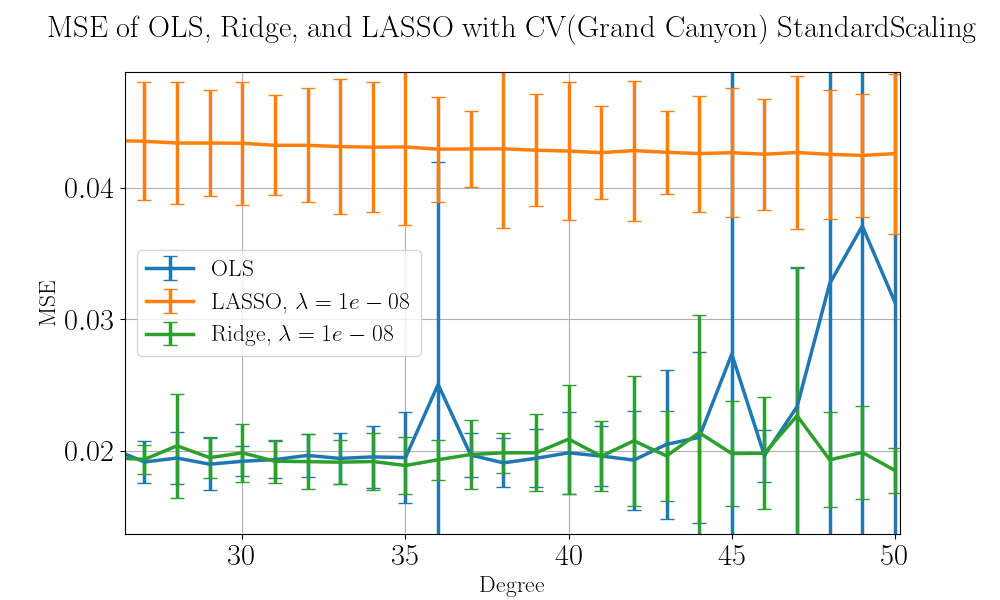
#> input picture Project1/Python/Figures/Terrain/MSE_GrandCan_standardScaling_50_zoomed.png, 1000 x 600 px, given in place of GrandCanyon.tif, which was not available
$ python TerrainMetrics.py
#> lines starting #> are read from the running program, lines starting #| are printed output that depends on the picture; pictures that were not available may be replaced by others from this repository, and a replacement may not be noted
### Project1/Python/utils.py
import numpy as np
import matplotlib.pyplot as plt
import rasterio
import time
import imageio.v2 as imageio

from matplotlib import cm
from matplotlib.ticker import LinearLocator, FormatStrFormatter
from pathlib import Path
from sklearn import linear_model
from sklearn.metrics import mean_squared_error, r2_score
from sklearn.preprocessing import StandardScaler, MinMaxScaler
from sklearn.model_selection import train_test_split
from sklearn.utils import resample

np.random.seed(4) # As every file imports this file, if we need to test a seed, we do it from here

# Latex fonts
def latex_fonts():
    plt.rcParams['text.usetex'] = True
    plt.rcParams['axes.titlepad'] = 25

    plt.rcParams.update({
        'font.family' : 'euclid',
        'font.weight' : 'bold',
        'font.size': 17,       # General font size
        'axes.labelsize': 17,  # Axis label font size
        'axes.titlesize': 22,  # Title font size
        'xtick.labelsize': 22, # X-axis tick label font size
        'ytick.labelsize': 22, # Y-axis tick label font size
        'legend.fontsize': 17, # Legend font size
        'figure.titlesize': 25 # Figure title font size
    })

class Franke:

    # [28 lines left out: functions __init__, franke, not called in this run]

class PolynomialRegression:

    def __init__(self, regr_model:str, deg_max:int, data:list, lmbdas=None, scaling="Unscaled", max_iter=int(1e5), tol=1e-1,
                 test_size_percentage=0.25, random_state=4, start_training=True):
        """
        Parameters
            * regr_model:                   regression model of choice (OLS, LASSO or RIDGE)
            * deg_max:                      maximum polynomial degree
            * data:                         list on the form [x,y,z]
            * lmbdas (None):                lambda values, in case of LASS or RIDGE
            * scaling (Unscaled):         scaling type, by default no scaling, possible values: ['Unscaled', 'MINMAX', 'StandardScaling']
            * max_iter (1e5):               for LASSO only: max number of iterations
            * tol (1e-1):                   for LASSO only: tolerance
            * test_size_percentage (0.25):  percentage of data beeing used for testing
            * random_state (4):             keyword argument for sklearn.model_selection.train_test_split, useful to keep fixed to analyze data over multiple runs
            * start_training (True):        if True; start training on data
        """
        self.test_size_percentage = test_size_percentage
        self.random_state = random_state

        self.deg_max = deg_max; self.lmbdas = lmbdas

        self.x, self.y, self.z = data

        self.degrees = np.arange(1, deg_max+1)

        #### Finding type of regresion model:
        if regr_model.upper() == "OLS":
            def correct_regr_model(X_train, X_test, z_train, z_test, lmbda):
                return self.OLS_fit(X_train, X_test, z_train, z_test)
            self.regr_model = correct_regr_model
            self._regr_model_name = "OLS"

        elif regr_model.upper() == "LASSO":
            LASSO = LASSO_fit(max_iter, tol)
            self.regr_model = LASSO
            self._regr_model_name = "LASSO"


        elif regr_model.upper() == "RIDGE":
            self.regr_model = self.Ridge_fit
            self._regr_model_name = "Ridge"

        else:
            raise ValueError(f"Does not recognize reg-method: {regr_model}")

        #### Scaling type:
        self.scale_data(np.zeros((1,1)), np.zeros((1,1)), np.zeros(1), np.zeros(1), scaling) # Testing function call

        self.scaling = scaling
        self.y_tilde = []; self.y_pred = []
        if start_training:
            self.train()

    # [336 lines left out: functions MSE, R2, train, Ridge_fit, OLS_fit, predict_on_grid and 4 more, not called in this run]

    @staticmethod
    def Design_Matrix(x:np.ndarray, y:np.ndarray, p:int) -> np.ndarray:
        """
        Creates a polynomial design matrix up to degree 'deg' for 2D-data
        """
        N = len(x)                          # Number of data points
        num_cols = (p + 1) * (p + 2) // 2   # Number of columns

        X = np.zeros((N, num_cols))         # Initialize the design matrix

        col_idx = 0
        for degree in range(p + 1):
            for k in range(degree + 1):
                X[:, col_idx] = (x ** (degree - k)) * (y ** k)
                col_idx += 1

        return X

    @staticmethod
    def scale_data(X_train, X_test, y_train, y_test, scaler_type="StandardScaler", b=1, a=0):
        """
        Scales data using sklearn.preprocessing. Currently only supports standard scaling and min-max scaling.
        """
        if scaler_type.upper() == "STANDARDSCALER" or scaler_type.upper() == "STANDARDSCALING":
            scaler_X = StandardScaler()
            scaler_y = StandardScaler()
        elif scaler_type.upper() == "UNSCALED":
            return X_train, X_test, y_train, y_test
        elif scaler_type.upper() in ["MINMAX", "MIN_MAX"]:
            scaler_X = MinMaxScaler(feature_range=(a, b))
            scaler_y = MinMaxScaler(feature_range=(a, b))

        elif scaler_type.upper() == "UNSCALED":
            return X_train, X_test, y_train, y_test

        else:
            raise ValueError(f"Did not recognize: {scaler_type}")
        # Fit on training data and transform both training and testing sets
        X_train_scaled = scaler_X.fit_transform(X_train)
        X_test_scaled = scaler_X.transform(X_test)

        # Scale target values
        y_train_scaled = scaler_y.fit_transform(y_train.reshape(-1, 1)).flatten()
        y_test_scaled = scaler_y.transform(y_test.reshape(-1, 1)).flatten()

        return X_train_scaled, X_test_scaled, y_train_scaled, y_test_scaled

    ############# Error-measure functions #############
    # [23 lines left out: functions MSE, R2, Ridge_Reg, not called in this run]

# Introduced as a class in the case of experimenting with maximum number of iterations and fit-tolerance
class LASSO_fit:

    def __init__(self, max_iter=int(1e5), tol=1e-1):
        """
        Parameters
            * max_itr:      max iterations
            * tol:          fit-tolerance
        """
        self.max_iter = max_iter; self.tol = tol

    # [18 lines left out: function __call__, not called in this run]

LASSO_default = LASSO_fit() # Usually used


############# Terrain-data #############

# [158 lines left out: functions get_latitude_and_conversion, read_terrain, plot_terrain, surface_3D, save_plt, not called in this run]

### Project1/Python/TerrainMetrics.py
import numpy as np
import matplotlib.pyplot as plt
import imageio.v2 as imageio
from utils import *

# Define terrain files
files = {
    'Grand Canyon': 'Data/GrandCanyon.tif',
    'Mount Everest': 'Data/Everest.tif'
}
# Plot
np.random.seed(42)
latex_fonts()
save = True; overwrite = True
run_CV = False; run_log = True

folder = "Figures/Terrain"

################ Scaling options ################
additional_description = "Unscaled"
# additional_description = "MINMAX"
additional_description = "StandardScaling"

# Setup
deg_max = 30; deg_max_cv = 30
degrees = np.arange(1, deg_max + 1); degrees_cv = np.arange(1, deg_max_cv + 1)
lmbdas = [1e-9]
k = 10

N = 30

# For lmbda-log plot:
log_lambda_start = -10
log_lambda_stop = -1
lambda_num = 100
deg_analysis = 23

lmbdadas = np.logspace(log_lambda_start, log_lambda_stop, lambda_num)

MSE_train_array_Ridge = np.zeros(lambda_num); MSE_train_array_LASSO = np.zeros(lambda_num)
MSE_test_array_Ridge = np.zeros(lambda_num); MSE_test_array_LASSO = np.zeros(lambda_num)
R2_train_array_Ridge = np.zeros(lambda_num); R2_train_array_LASSO = np.zeros(lambda_num)
R2_test_array_Ridge = np.zeros(lambda_num); R2_test_array_LASSO = np.zeros(lambda_num)

# Iterate through terrain files
for name, file in files.items():
    terrain = imageio.imread(file)
#> terrain is the input picture: shape (600, 1000, 4); mean R, G, B, A 243.5, 244.2, 240.6, 255

    # Using a subset of the terrain data:
    terrain_subset = terrain[:N, :N] # Tested on this as well, a square of the data
#> terrain_subset: shape (30, 30, 4); every value is 255
    # Better to instead skip every:
    terrain_subset = terrain[::int(terrain.shape[0]/N), ::int(terrain.shape[1]/N)]
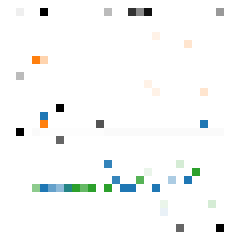
#> terrain_subset: shape (30, 31, 4) (shown 8 times larger); mean R, G, B, A 248.1, 249.6, 249.1, 255

    z_shape = np.shape(terrain_subset)
#> z_shape = (30, 31, 4)
    x = np.linspace(0, 1, z_shape[0])
#> x = 30 values from 0 to 1
    y = np.linspace(0, 1, z_shape[1])
#> y = 31 values from 0 to 1
    x, y = np.meshgrid(x, y)

    # Flattening to make the 2D problem 1D:
    z = terrain_subset.flatten()
#> z = 3720 values, max 255 at index 0, min 0 at index 144, mean 250.5
    x = x.flatten()
    y = y.flatten()
#> y = 930 values from 0 to 1

    if run_CV:
        ########## Reg-models ##########
        OLS = PolynomialRegression("OLS", deg_max_cv, [x,y,z], start_training=True, scaling=additional_description)
        RIDGE = PolynomialRegression("RIDGE", deg_max_cv, [x,y,z], lmbdas=lmbdas, start_training=True, scaling=additional_description)
        LASSO = PolynomialRegression("LASSO", deg_max_cv, [x,y,z], lmbdas=lmbdas, start_training=True, scaling=additional_description,
                                     tol=0.5, max_iter=int(1e6))

        ########## CV-storage ##########
        MSE_OLS_CV   = np.zeros(deg_max_cv);                MSE_OLS_CV_STD   = np.zeros(deg_max_cv)
        MSE_RIDGE_CV = np.zeros((deg_max_cv, len(lmbdas))); MSE_RIDGE_CV_STD = np.zeros((deg_max_cv, len(lmbdas)))
        MSE_LASSO_CV = np.zeros((deg_max_cv, len(lmbdas))); MSE_LASSO_CV_STD = np.zeros((deg_max_cv, len(lmbdas)))

        plt.figure(1, figsize=(10, 6))

        start_time = time.time()
        for i in range(deg_max_cv):
            X = OLS.Design_Matrix(x, y, degrees_cv[i])

            # OLS:
            _, _, MSE_test_mean, MSE_test_STD, _, _, _, _ = OLS.Cross_Validation(X, z, k)
            MSE_OLS_CV[i] = MSE_test_mean; MSE_OLS_CV_STD[i] = MSE_test_STD

            # LASSO/RIDGE:
            for j in range(len(lmbdas)):
                _ , _, MSE_test_mean, MSE_test_STD, _, _, _, _ = RIDGE.Cross_Validation(X, z, k, lmbda=lmbdas[j])
                MSE_RIDGE_CV[i,j] = MSE_test_mean; MSE_RIDGE_CV_STD[i,j] = MSE_test_STD

                _ , _, MSE_test_mean, MSE_test_STD, _, _, _, _ = LASSO.Cross_Validation(X, z, k, lmbda=lmbdas[j])
                MSE_LASSO_CV[i,j] = MSE_test_mean; MSE_LASSO_CV_STD[i,j] = MSE_test_STD

            print(f"CV: {i/deg_max_cv*100:.1f}%, duration: {time.time()-start_time:.2f}s", end="\r")

        print(f"CV: 100.0%, duration: {time.time()-start_time:.2f}s")

        """
        - style: LASSO, -. style: RIDGE, errorbars means CV.
        """
        plt.errorbar(degrees_cv, MSE_OLS_CV, MSE_OLS_CV_STD, label="OLS", capsize=5, lw=2.5)
        for j in range(len(lmbdas)):
            # LASSO:
            plt.errorbar(degrees_cv, MSE_LASSO_CV[:,j], MSE_LASSO_CV_STD[:,j], label=rf"LASSO, $\lambda = {lmbdas[j]}$", capsize=5, lw=2.5)

            # RIDGE:
            plt.errorbar(degrees_cv, MSE_RIDGE_CV[:,j], MSE_RIDGE_CV_STD[:,j], label=rf"Ridge, $\lambda = {lmbdas[j]}$", capsize=5, lw=2.5)

        plt.title(fr"MSE of OLS, Ridge, and LASSO with CV({name}) {additional_description}")
        plt.xlabel("Degree")
        plt.ylabel("MSE")
        plt.grid(True)
        plt.legend()
        # plt.legend(handles=handles, labels=labels)
        if save:
            save_plt(f"{folder}/Terrain_CV_Regression_{name}_{additional_description}_{deg_max}", overwrite=overwrite)

    if run_log:
        RIDGE = PolynomialRegression("RIDGE", deg_max, [x,y,z], lmbdas=lmbdadas, start_training=False)
#> in __init__, `self.x, self.y, self.z = data`: self.x = 930 values, max 1 at index 29, min 0 at index 0, mean 0.5; self.y = 930 values from 0 to 1; self.z has the same summary as z outside __init__
        X_Ridge = PolynomialRegression.Design_Matrix(x, y, deg_analysis)
#> after the loop in Design_Matrix, `for degree in range(p + 1):`:
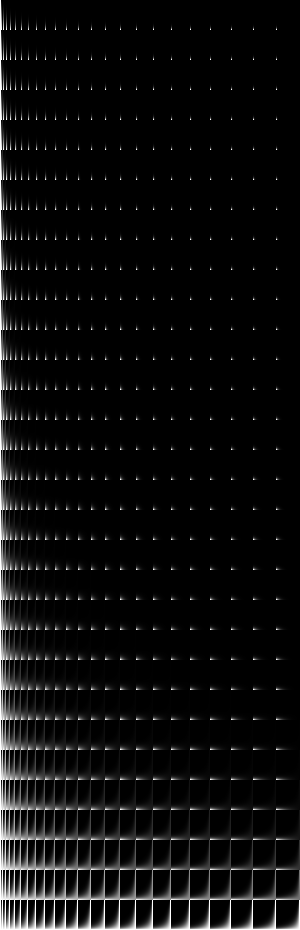
#> X: shape (930, 300) float64; min 0, max 1, mean 0.049

        # Spliting into training and testing and scale:
#> (the run stopped early here; a loop or call above may not have finished)

$ run again, on Project1/Python/Figures/Terrain/Terrain_CV_Regression_Mount_everest_StandardScaling_50.png
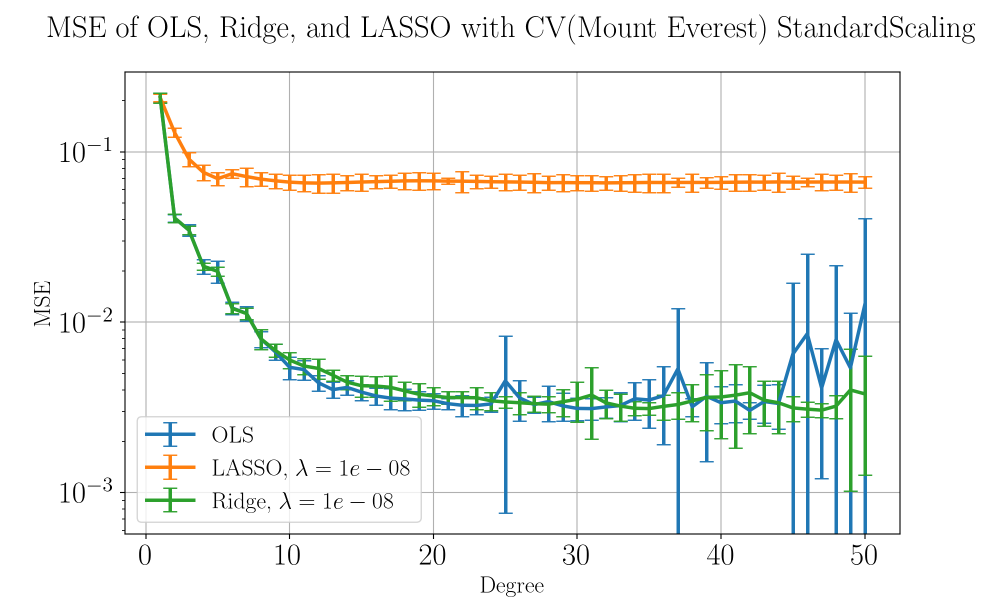
#> input picture Project1/Python/Figures/Terrain/Terrain_CV_Regression_Mount_everest_StandardScaling_50.png, 2000 x 1200 px, given in place of GrandCanyon.tif, which was not available (shown at 1/2 size)
#> terrain is the input picture: shape (1200, 2000, 4); mean R, G, B, A 243.7, 245.6, 243.7, 255
#> `terrain_subset = terrain[::int(terrain.shape[0]/N), ::int(terrain.shap..`:
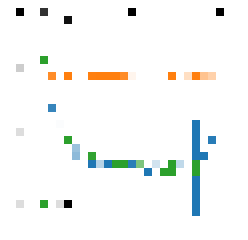
#> terrain_subset: shape (30, 31, 4) (shown 8 times larger); mean R, G, B, A 246.2, 248, 246.6, 255
#> z = 3720 values, max 255 at index 0, min 0 at index 132, mean 248.9
#> self.x = 930 values, max 1 at index 29, min 0 at index 0, mean 0.5; self.y = 930 values from 0 to 1; self.z has the same summary as z outside __init__

$ run again, on Project1/Python/Figures/Terrain/logMSE_GrandCan_standardscaling_35_zoomed.png
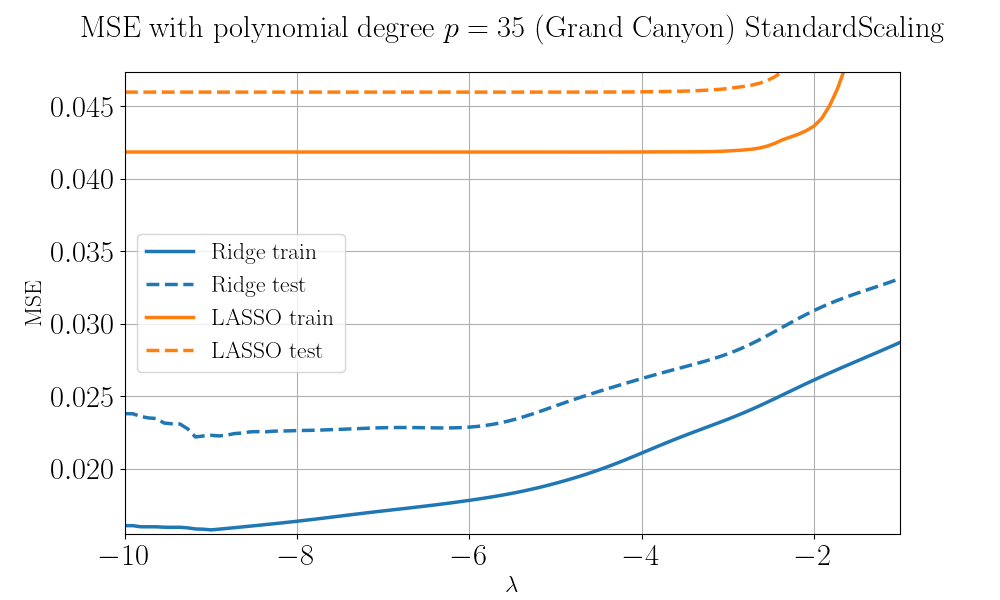
#> input picture Project1/Python/Figures/Terrain/logMSE_GrandCan_standardscaling_35_zoomed.png, 1000 x 600 px, given in place of GrandCanyon.tif, which was not available
#> terrain is the input picture: shape (600, 1000, 4); mean R, G, B, A 248.4, 248.1, 247.8, 255
#> `terrain_subset = terrain[::int(terrain.shape[0]/N), ::int(terrain.shap..`:
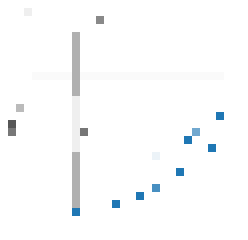
#> terrain_subset: shape (30, 31, 4) (shown 8 times larger); mean R, G, B, A 250.7, 251.5, 252.1, 255
#> z = 3720 values, max 255 at index 0, min 31 at index 1844, mean 252.3
#> self.x = 930 values, max 1 at index 29, min 0 at index 0, mean 0.5; self.y = 930 values from 0 to 1; self.z has the same summary as z outside __init__

$ run again, on Project1/Python/Figures/Terrain/logMSE_MountEver_standardscaling_35_zoomed.png
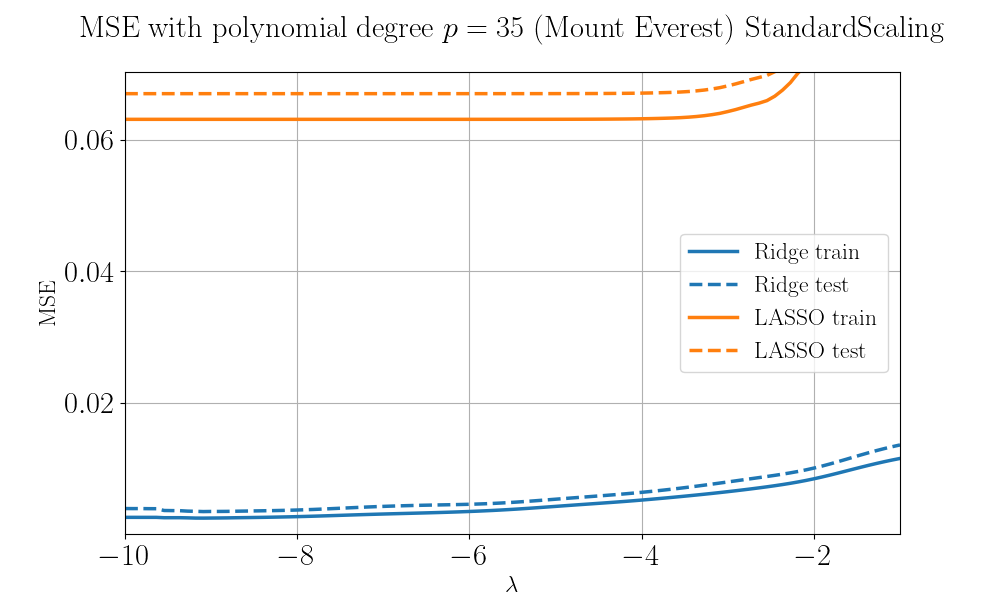
#> input picture Project1/Python/Figures/Terrain/logMSE_MountEver_standardscaling_35_zoomed.png, 1000 x 600 px, given in place of GrandCanyon.tif, which was not available
#> terrain is the input picture: shape (600, 1000, 4); mean R, G, B, A 249.1, 248.9, 248.6, 255
#> `terrain_subset = terrain[::int(terrain.shape[0]/N), ::int(terrain.shap..`:
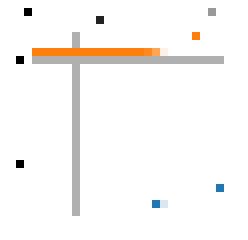
#> terrain_subset: shape (30, 31, 4) (shown 8 times larger); mean R, G, B, A 249.5, 247.4, 245.5, 255
#> z = 3720 values, max 255 at index 0, min 0 at index 136, mean 249.3
#> self.x = 930 values, max 1 at index 29, min 0 at index 0, mean 0.5; self.y = 930 values from 0 to 1; self.z has the same summary as z outside __init__
